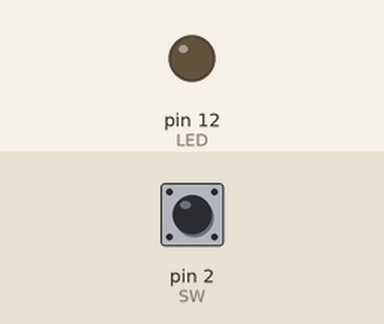
This sketch was run on a simulated Arduino Uno, built with avr-gcc and run on an emulated ATmega328P. Shown: output pins drawn as LEDs (lit = HIGH). Inputs (shaded band) come from the test bench; at power-on: pin 2 (SW) HIGH.

Above: at 1.2 s.
1.3 s: pin 2 (SW) pulled LOW for 0.15 s
At 2.1 s:
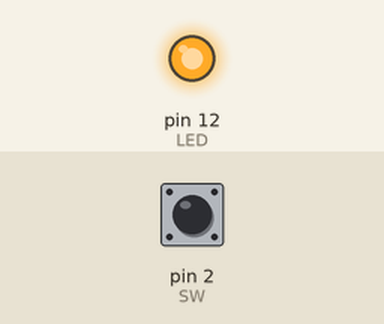
3.8 s: pin 2 (SW) pulled LOW for 3.2 s
At 8.6 s:
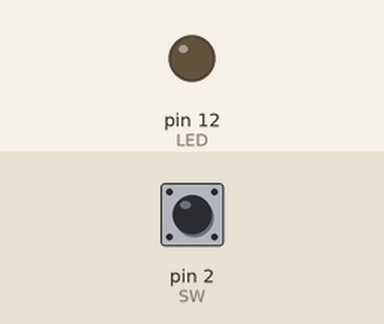
Timing chart, 0 to 10.1 s (numbered marks = the images above; inputs shaded):
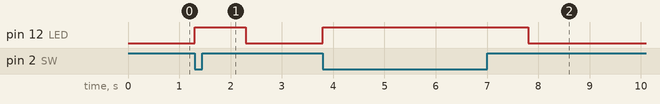

Measured:
- after the input at 1.3 s, pin 12 (LED): LOW → HIGH at once, → LOW 1.0 s later
- after the input at 3.8 s, pin 12 (LED): LOW → HIGH at once, → LOW 4.0 s later

The sketch:

test6.ino
```cpp
#define LED 12
#define SW 2
void setup() {
  pinMode(LED,OUTPUT);
  pinMode(SW,INPUT_PULLUP);
}

void loop() {
  int sw_in = digitalRead(SW);
  if(sw_in==LOW){
    digitalWrite(LED,HIGH);
    delay(1000);
  }
  else
    digitalWrite(LED,LOW);
}
```
